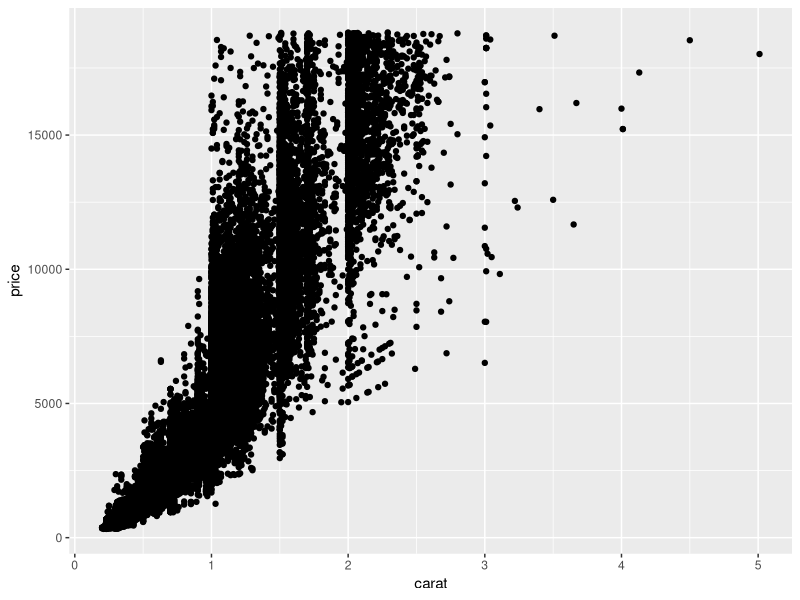
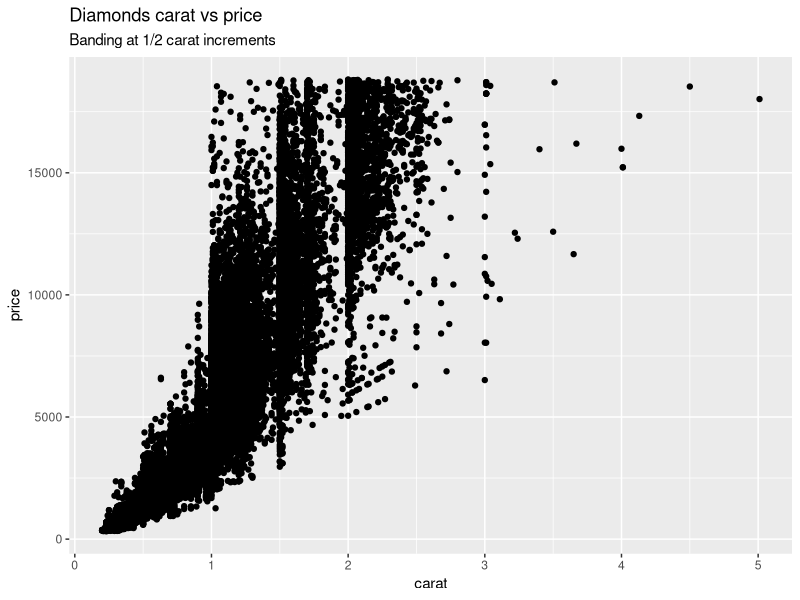

Generate these figures, in order, with R:

# Load the tidyverse library
library(tidyverse)  

# Let's check out the class of the data
class (diamonds) 

# Use glimpse to display the variable names and sample data
glimpse ( diamonds )

# This may open another window with the result
# If so, you may close it by clicking the x in the upper right of the window
?diamonds

# Create a scatterplot of diamonds 
# price on the y-axis and carat on the x-axis
ggplot(data = diamonds) + 
   geom_point(mapping = aes(x = carat , y = price ))

# Execute help on labs()
? labs

# Create a scatterplot of diamonds 
# price on the y-axis and carat on the x-axis
# Add a title label 'Diamonds carat vs price'
# Add a subtitle 'Banding at 1/2 carat increments'
ggplot(data = diamonds) + 
   geom_point(mapping = aes(x = carat, y = price)) +
   labs(title="Diamonds carat vs price", subtitle="Banding at 1/2 carat increments")
